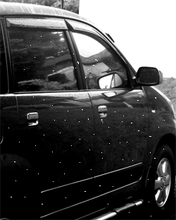
%> input picture mobil.tif, 176 x 220 px, shrunk from 250 x 312 before the run
$ octave Percobaan2_filmedian.m   (GNU Octave 9; MATLAB toolbox functions it lacks are replaced by stand-ins)
%> lines starting %> are read from the running program, lines starting %| are printed output that depends on the picture
clear all; clc; clf;

%input citra mobil
inputMobil = imread('mobil.tif');
%> inputMobil is the input picture: size 220x176 uint8; min 0, max 255, mean 77
[tinggiA, lebarA] = size(inputMobil);
%> tinggiA = 220; lebarA = 176
%export ke xls
xlswrite('mobil1.xls',inputMobil)


%proses filter median untuk citra mobil
for baris=2 : tinggiA-1
    for kolom=2 : lebarA-1
        dataA = [inputMobil(baris-1, kolom-1) inputMobil(baris-1, kolom) inputMobil(baris-1, kolom+1)  ...
              inputMobil(baris, kolom-1) inputMobil(baris, kolom) inputMobil(baris, kolom+1)  ...
              inputMobil(baris+1, kolom-1) inputMobil(baris+1, kolom) inputMobil(baris+1, kolom+1)];

        % Urutkan
        for i=1 : 8
            for j=i+1 : 9
                if dataA(i) > dataA(j)
                    tmpA = dataA(i);
                    dataA(i) = dataA(j);
                    dataA(j) = tmpA;
                end
            end
        end

        % Ambil nilai median
        outputMobil(baris, kolom) = dataA(5);
    end
end
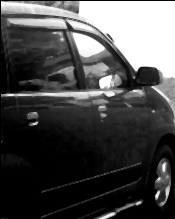
%> outputMobil: size 219x175 uint8; min 0, max 255, mean 74.6
%> after the loop, dataA = [0 2 2 2 10 12 14 16 28]; tmpA = 16

%export ke xls
xlswrite('mobil2.xls',outputMobil)

%subplot citra input dan output
subplot(1,2,1);imshow(inputMobil);title('Citra Asal');
subplot(1,2,2);imshow(outputMobil);title('Setelah difilter median');
